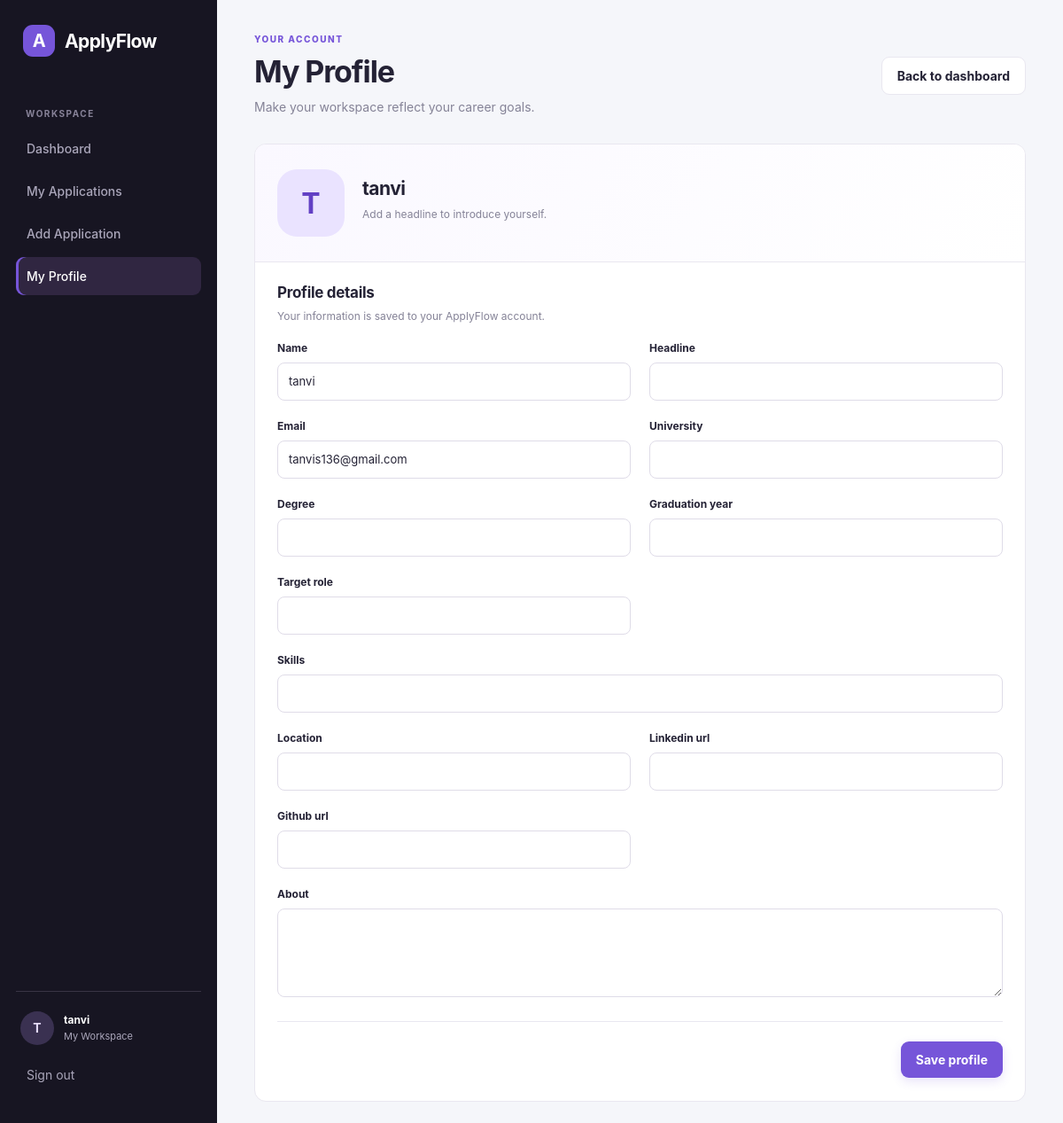
/profile/ (signed in), run on the app's committed database.
### applications/models.py (models this page shows, shortened)
class UserProfile(models.Model):
    user = models.OneToOneField(
        settings.AUTH_USER_MODEL,
        on_delete=models.CASCADE,
        related_name='profile',
        null=True,
        blank=True
    )
    name = models.CharField(max_length=100, default="Your Name")
    headline = models.CharField(max_length=160, blank=True)
    email = models.EmailField(blank=True)
    university = models.CharField(max_length=160, blank=True)
    degree = models.CharField(max_length=160, blank=True)
    graduation_year = models.PositiveIntegerField(
        null=True,
        blank=True
    )
    target_role = models.CharField(max_length=100, blank=True)
    skills = models.CharField(max_length=300, blank=True)
    location = models.CharField(max_length=100, blank=True)
    linkedin_url = models.URLField(blank=True)
    github_url = models.URLField(blank=True)
    about = models.TextField(blank=True)
    updated_at = models.DateTimeField(auto_now=True)

### applications/views.py (the view)
# urls.py: path('profile/', views.profile, name='profile'),
@login_required
def profile(request):
    profile_obj, created = UserProfile.objects.get_or_create(
        user=request.user,
        defaults={
            'name': request.user.get_full_name()
            or request.user.username,
            'email': request.user.email,
        },
    )
    if request.method == 'POST':
        form = UserProfileForm(
            request.POST,
            instance=profile_obj
        )
        if form.is_valid():
            form.save()
            messages.success(
                request,
                'Your profile has been updated.'
            )
            return redirect('profile')
    else:
        form = UserProfileForm(instance=profile_obj)
    return render(request, 'applications/profile.html', {
        'form': form,
        'profile': profile_obj,
    })

### applications/forms.py
class UserProfileForm(forms.ModelForm):
    class Meta:
        model = UserProfile
        fields = [
            'name',
            'headline',
            'email',
            'university',
            'degree',
            'graduation_year',
            'target_role',
            'skills',
            'location',
            'linkedin_url',
            'github_url',
            'about',
        ]
        widgets = {
            'about': forms.Textarea(attrs={'rows': 4}),
            'graduation_year': forms.NumberInput(
                attrs={'min': 2000, 'max': 2100}
            ),
        }
    def __init__(self, *args, **kwargs):
        super().__init__(*args, **kwargs)
        for field in self.fields.values():
            if isinstance(field.widget, forms.Select):
                field.widget.attrs['class'] = 'form-select'
            else:
                field.widget.attrs['class'] = 'form-control'

### applications/templates/applications/profile.html (shortened to what this page needs)
{% load static %}
<!DOCTYPE html>
<html lang="en">
<head>
    <link rel="stylesheet" href="{% static 'applications/style.css' %}">
</head>
<body>
<div class="app-shell">
    <aside class="sidebar">
        <a href="{% url 'dashboard' %}" class="brand">
            <span class="brand-mark">A</span>
            <span>ApplyFlow</span>
        </a>
        <p class="sidebar-label">WORKSPACE</p>
        <a href="{% url 'dashboard' %}" class="nav-item">Dashboard</a>
        <a href="{% url 'dashboard' %}#applications" class="nav-item">
            My Applications
        </a>
        <a href="{% url 'add_application' %}" class="nav-item">
            Add Application
        </a>
        <a href="{% url 'profile' %}" class="nav-item active">
            My Profile
        </a>
        <div class="sidebar-footer">
            <div class="profile-avatar">
                {{ profile.name|first|upper }}
            </div>
            <div>
                <strong>{{ profile.name }}</strong>
                <small>My Workspace</small>
            </div>
        </div>
        <form method="POST" action="{% url 'logout' %}" class="logout-form">
            <button type="submit" class="nav-item logout-button">
                Sign out
            </button>
        </form>
    </aside>
    <main class="main-content">
        <header class="topbar">
            <div>
                <p class="eyebrow">YOUR ACCOUNT</p>
                <h1>My Profile</h1>
                <p class="muted">
                    Make your workspace reflect your career goals.
                </p>
            </div>
            <a href="{% url 'dashboard' %}" class="button-secondary">
                Back to dashboard
            </a>
        </header>
        <section class="content-card profile-card">
            <div class="profile-intro">
                <div class="large-avatar">
                    {{ profile.name|first|upper }}
                </div>
                <div>
                    <h2>{{ profile.name }}</h2>
                    <p class="muted">
                        {{ profile.headline|default:"Add a headline to introduce yourself." }}
                    </p>
                </div>
            </div>
            <div class="section-heading profile-section-heading">
                <div>
                    <h2>Profile details</h2>
                    <p class="muted">
                        Your information is saved to your ApplyFlow account.
                    </p>
                </div>
            </div>
            <form method="POST" class="application-form">
                <div class="form-grid">
                    {% for field in form %}
                        <div class="form-field {% if field.name == 'about' or field.name == 'skills' %}full-width{% endif %}">
                            <label for="{{ field.id_for_label }}">
                                {{ field.label }}
                            </label>
                            {{ field }}
                        </div>
                    {% endfor %}
                </div>
                <div class="form-actions">
                    <button type="submit" class="button-primary">
                        Save profile
                    </button>
                </div>
            </form>
        </section>
    </main>
</div>
</body>
</html>

### data on the page
UserProfile: name|first "T", name "tanvi", headline "Add a headline to introduce yourself.", form "tanvi" "tanvis136@gmail.com"

### other printed values
{{ field.label }} "Name" "Headline" "Email" "University" "Degree" "Graduation year" "Target role" "Skills" "Location" "Linkedin url" "Github url" "About"
